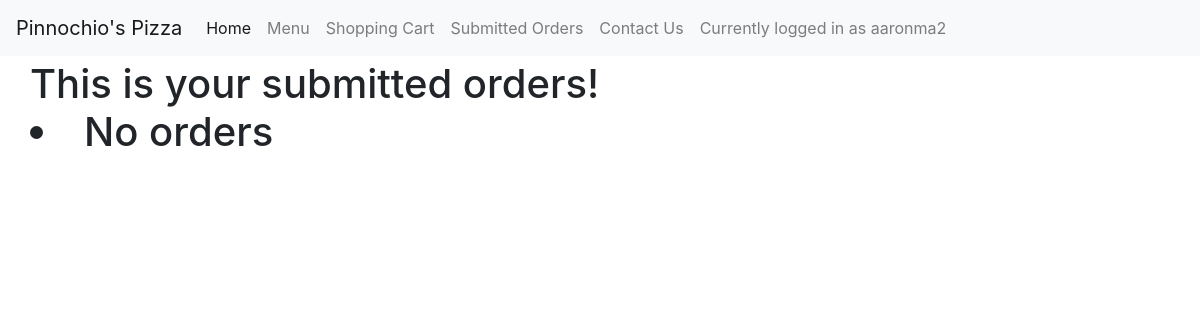
Before: /orders (signed in) with the older database file.
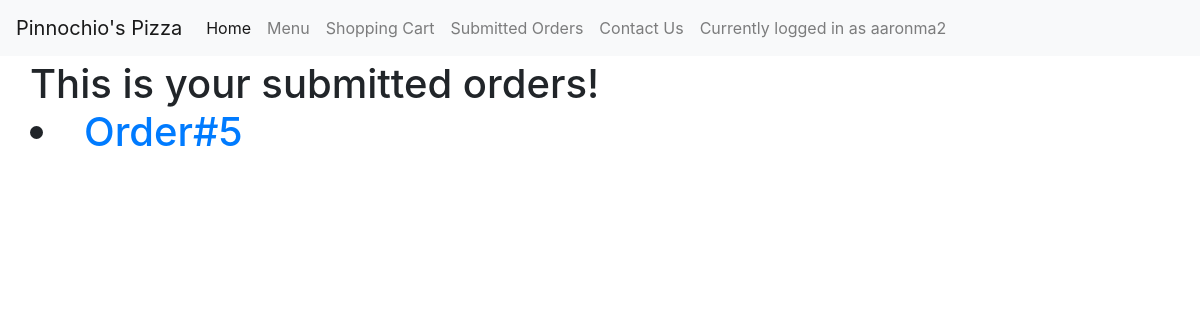
After: the same page with the newer database file.
### orders/models.py (models this page shows)
class Order(models.Model):
    user = models.ForeignKey(User, on_delete=models.CASCADE, related_name="UserOrder")
    orderdetails = models.ManyToManyField(Food, through = 'OrderDetail')
    total = models.DecimalField(max_digits = 10, decimal_places=2,validators=[MinValueValidator(0)], default = 0)
    def __str__(self):
        return f"Order#{self.id}"

### orders/views.py (the view)
# urls.py: path("orders", views.orders, name="orders"),
def orders(request):
    context = {
        "page_text": "This is your submitted orders!",
        "orders": Order.objects.filter(user__exact = request.user.id)
    }
    return render(request, "orders/orders.html", context)

### orders/templates/orders/orders.html (shortened to what this page needs)
{% extends "orders/base.html" %}
{% block body %}
  <h1 class= "main">
    {{ page_text }}
    {% for order in orders %}
      <li><a href="{% url 'order_details' order.id %}"> {{order}} </a></li>
    {% empty %}
      <li>No orders</li>
    {% endfor %}
  </h1>
{% endblock %}

Changed rows visible on the page:
added Order: id "Order#5"
Other visible differences:
text no longer shown: "No orders"
